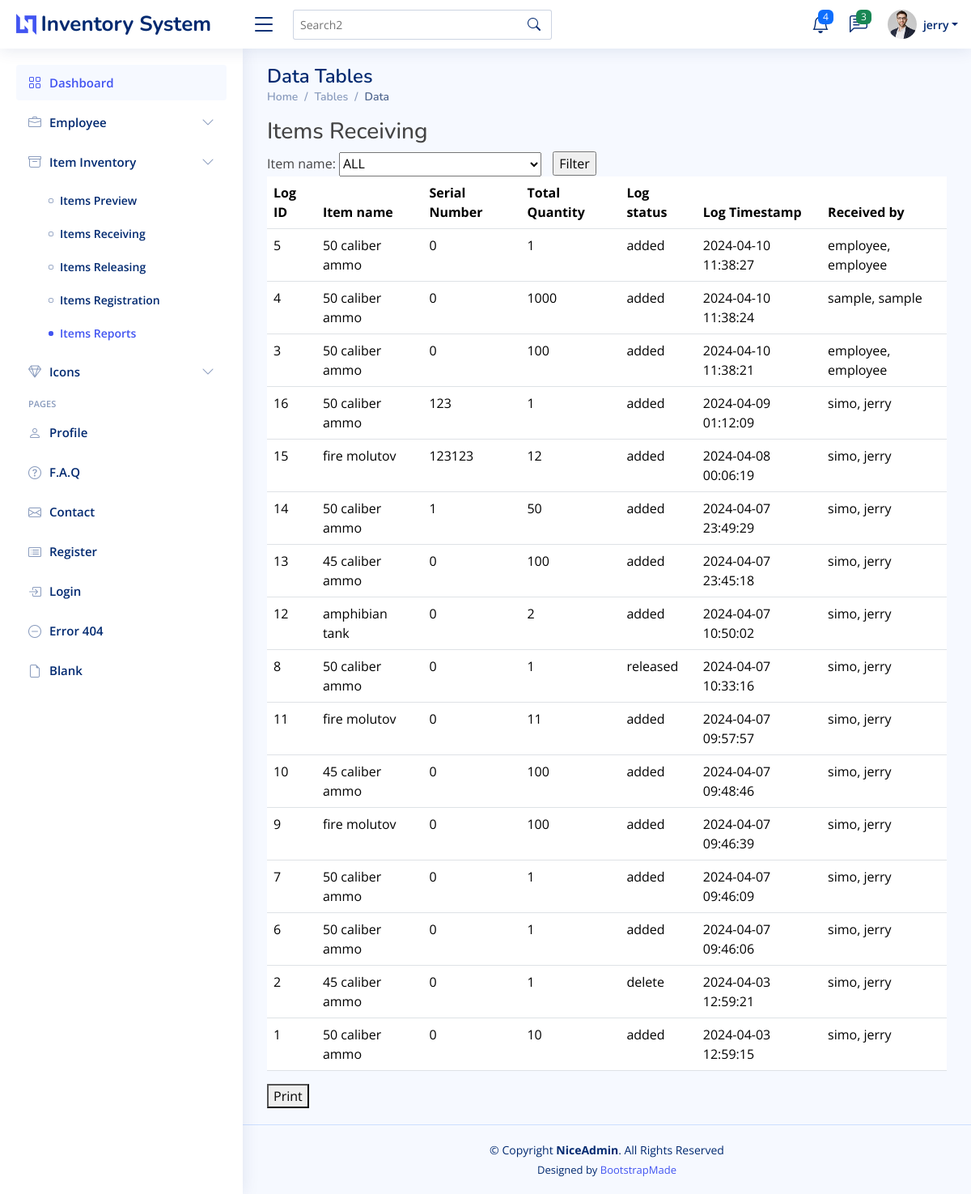
The app's page /index_admin.php?page=items_reports (signed in) with its own data.
### tables this page shows
CREATE TABLE `employee_list` (
  `employee_id` int(11) NOT NULL,
  `employee_fname` varchar(255) NOT NULL,
  `employee_lname` varchar(255) NOT NULL,
  `employee_mname` varchar(255) NOT NULL,
  `employee_username` varchar(255) NOT NULL,
  `employee_password` varchar(255) NOT NULL,
  `employee_roles` int(11) NOT NULL,
  `delete_status` int(11) NOT NULL,
  `employee_date_hired` date NOT NULL,
  `employee_email` varchar(255) NOT NULL,
  `employee_bday` date NOT NULL
);

CREATE TABLE `item_logs_timestamp` (
  `logs_timestamp_id` int(11) NOT NULL,
  `logs_timestamp` timestamp NOT NULL DEFAULT current_timestamp() ON UPDATE current_timestamp(),
  `item_id` int(11) NOT NULL,
  `logs_status_id` int(11) NOT NULL,
  `item_quantity` int(11) NOT NULL,
  `employee_id` int(11) NOT NULL,
  `item_serial_number` int(11) NOT NULL
);

CREATE TABLE `items_table` (
  `item_id` int(11) NOT NULL,
  `item_name` varchar(255) NOT NULL,
  `delete_status` int(11) NOT NULL,
  `item_create_timestamp` timestamp NOT NULL DEFAULT current_timestamp() ON UPDATE current_timestamp(),
  `employee_id` int(11) NOT NULL
);

CREATE TABLE `logs_status` (
  `log_status_id` int(11) NOT NULL,
  `log_status_name` varchar(50) NOT NULL
);

### api/items_reports.php (the view, shortened to what this page needs)
<?php
  include './class/delete.php';
  $item_name = '';
  $result = null;
  if (!empty($item_name)){
    $query = "SELECT i.logs_timestamp_id,
              i.logs_timestamp,
              it.item_name,
              i.item_serial_number,
              ls.log_status_name,
              i.item_quantity,
              el.employee_lname,
              el.employee_fname
            FROM item_logs_timestamp i
            INNER JOIN items_table it ON it.item_id=i.item_id
            INNER JOIN employee_list el ON el.employee_id=i.employee_id
            INNER JOIN logs_status ls ON ls.log_status_id=i.logs_status_id
            WHERE i.logs_timestamp_id>=1
            AND i.item_id = '$item_name'
            ORDER BY i.logs_timestamp DESC";
    $result = $mysqli->query($query) or die ($mysqli->error);
  } else {
    $query = "SELECT i.logs_timestamp_id,
              i.logs_timestamp,
              it.item_name,
              i.item_serial_number,
              ls.log_status_name,
              i.item_quantity,
              el.employee_lname,
              el.employee_fname
            FROM item_logs_timestamp i
            INNER JOIN items_table it ON it.item_id=i.item_id
            INNER JOIN employee_list el ON el.employee_id=i.employee_id
            INNER JOIN logs_status ls ON ls.log_status_id=i.logs_status_id
            WHERE i.logs_timestamp_id>=1
            ORDER BY i.logs_timestamp DESC";
    $result = $mysqli->query($query) or die ($mysqli->error);
  }
?>
<h3><i class="fa fa-angle-right"></i> Items Receiving</h3>
<form method="POST" action="index_admin.php?page=items_reports">
  <label for="violationDropdown">Item name:</label>
  <select style="width: 250px;height:30px;margin-right:10px;"  name="item_name_dropdown" id="item_name_dropdown">
    <option value="">ALL</option>
  </select>
  <input type="submit" name="btn_filter" value="Filter">
</form>
<table id="hidden-table-info" class="table datatable" name="btn_filter">
  <thead>
    <tr>
      <th>Log ID</th>
      <th>Item name</th>
      <th>Serial Number</th>
      <th>Total Quantity</th>
      <th>Log status</th>
      <th>Log Timestamp</th>
      <th>Received by</th>
    </tr>
  </thead>
  <tbody>
    <?php while ($row = $result->fetch_assoc()): ?>
      <tr class="gradeA">
        <td><?php echo $row['logs_timestamp_id'];?></td>
        <td><?php echo $row['item_name'];?></td>
        <td><?php echo $row['item_serial_number'];?></td>
        <td><?php echo $row['item_quantity'];?></td>
        <td><?php echo $row['log_status_name'];?></td>
        <td><?php echo $row['logs_timestamp'];?></td>
        <td><?php echo $row['employee_lname'].', '. $row['employee_fname'];?></td>
      </tr>
    <?php endwhile; ?>
  </tbody>
</table>
<button onclick="printTable()">Print</button>

### index_admin.php (shortened to what this page needs)
<?php
include './include/connection.php';
$loggedInUsername = $_SESSION['username'] ?? null;
$stmt = $mysqli->prepare("SELECT employee_fname, employee_roles, employee_id FROM employee_list WHERE employee_username = ?");
if ($stmt) {
    $stmt->bind_param("s", $loggedInUsername);
    $stmt->execute();
    $stmt->bind_result($userName, $userRole, $employee_id);
}
?>
<!DOCTYPE html>
<html lang="en">
<head>
  <link href="assets/vendor/bootstrap/css/bootstrap.min.css" rel="stylesheet">
  <link href="assets/vendor/bootstrap-icons/bootstrap-icons.css" rel="stylesheet">
  <link href="assets/vendor/boxicons/css/boxicons.min.css" rel="stylesheet">
  <link href="assets/vendor/quill/quill.snow.css" rel="stylesheet">
  <link href="assets/vendor/quill/quill.bubble.css" rel="stylesheet">
  <link href="assets/vendor/remixicon/remixicon.css" rel="stylesheet">
  <link href="assets/vendor/simple-datatables/style.css" rel="stylesheet">
  <link href="assets/css/modal.css" rel="stylesheet">
  <link href="assets/css/style.css" rel="stylesheet">
</head>
<body>
  <header id="header" class="header fixed-top d-flex align-items-center">
    <div class="d-flex align-items-center justify-content-between">
      <a href="index.html" class="logo d-flex align-items-center">
        <img src="assets/img/logo.png" alt="">
        <span class="d-none d-lg-block">Inventory System</span>
      </a>
      <i class="bi bi-list toggle-sidebar-btn"></i>
    </div>
    <div class="search-bar">
      <form class="search-form d-flex align-items-center" method="POST" action="#">
        <input type="text" name="query" placeholder="Search2" title="Enter search keyword">
        <button type="submit" title="Search"><i class="bi bi-search"></i></button>
      </form>
    </div>
    <nav class="header-nav ms-auto">
      <ul class="d-flex align-items-center">
        <li class="nav-item dropdown">
          <a class="nav-link nav-icon" href="#" data-bs-toggle="dropdown">
            <i class="bi bi-bell"></i>
            <span class="badge bg-primary badge-number">4</span>
          </a>
        </li>
        <li class="nav-item dropdown">
          <a class="nav-link nav-icon" href="#" data-bs-toggle="dropdown">
            <i class="bi bi-chat-left-text"></i>
            <span class="badge bg-success badge-number">3</span>
          </a>
        </li>
        <li class="nav-item dropdown pe-3">
          <a class="nav-link nav-profile d-flex align-items-center pe-0" href="#" data-bs-toggle="dropdown">
            <img src="assets/img/profile-img.jpg" alt="Profile" class="rounded-circle">
            <span class="d-none d-md-block dropdown-toggle ps-2"><?php echo isset($userName) ? $userName : 'Unknown User'; ?></span>
          </a>
        </li>
      </ul>
    </nav>
  </header>
  <aside id="sidebar" class="sidebar">
    <ul class="sidebar-nav" id="sidebar-nav">
      <li class="nav-item">
        <a class="nav-link <?php echo ($_GET['page'] ?? '') === 'admin_dashboard'  ? 'active' : ''; ?>" href="index_admin.php?page=admin_dashboard">
          <i class="bi bi-grid"></i>
          <span>Dashboard</span>
        </a>
      </li>
      <li class="nav-item">
        <a class="nav-link collapsed" data-bs-target="#violation-nav" data-bs-toggle="collapse" href="#">
          <i class="bi bi-briefcase"></i><span>Employee</span><i class="bi bi-chevron-down ms-auto"></i>
        </a>
      </li>
      <li class="nav-item">
        <a class="nav-link collapsed" data-bs-target="#charts-nav" data-bs-toggle="collapse" href="#">
          <i class="bi bi-archive"></i><span>Item Inventory</span><i class="bi bi-chevron-down ms-auto"></i>
        </a>
        <ul id="charts-nav" class="nav-content collapse <?php echo ($_GET['page'] ?? '') ==='items_prev' || ($_GET['page'] ?? '') ==='items_receiving' || ($_GET['page'] ?? '') ==='items_reg'|| ($_GET['page'] ?? '') ==='items_releasing' || ($_GET['page'] ?? '') ==='items_reports'? 'show' : ''; ?>" data-bs-parent="#sidebar-nav">
          <li>
            <a href="index_admin.php?page=items_prev" class="<?php echo ($_GET['page'] ?? '') === 'items_prev'  ? 'active' : ''; ?>">
              <i class="bi bi-circle"></i><span>Items Preview</span>
            </a>
          </li>
          <li>
            <a href="index_admin.php?page=items_receiving" class="<?php echo ($_GET['page'] ?? '') === 'items_receiving'  ? 'active' : ''; ?>">
              <i class="bi bi-circle"></i><span>Items Receiving</span>
            </a>
          </li>
          <li>
            <a href="index_admin.php?page=items_releasing" class="<?php echo ($_GET['page'] ?? '') === 'items_releasing'  ? 'active' : ''; ?>">
              <i class="bi bi-circle"></i><span>Items Releasing</span>
            </a>
          </li>
          <li>
            <a href="index_admin.php?page=items_reg" class="<?php echo ($_GET['page'] ?? '') === 'items_reg'  ? 'active' : ''; ?>">
              <i class="bi bi-circle"></i><span>Items Registration</span>
            </a>
          </li>
          <li>
            <a href="index_admin.php?page=items_reports" class="<?php echo ($_GET['page'] ?? '') === 'items_reports'  ? 'active' : ''; ?>">
              <i class="bi bi-circle"></i><span>Items Reports</span>
            </a>
          </li>
        </ul>
      </li>
      <li class="nav-item">
        <a class="nav-link collapsed" data-bs-target="#icons-nav" data-bs-toggle="collapse" href="#">
          <i class="bi bi-gem"></i><span>Icons</span><i class="bi bi-chevron-down ms-auto"></i>
        </a>
      </li>
      <li class="nav-heading">Pages</li>
      <li class="nav-item">
        <a class="nav-link collapsed" href="users-profile.html">
          <i class="bi bi-person"></i>
          <span>Profile</span>
        </a>
      </li>
      <li class="nav-item">
        <a class="nav-link collapsed" href="pages-faq.html">
          <i class="bi bi-question-circle"></i>
          <span>F.A.Q</span>
        </a>
      </li>
      <li class="nav-item">
        <a class="nav-link collapsed" href="pages-contact.html">
          <i class="bi bi-envelope"></i>
          <span>Contact</span>
        </a>
      </li>
      <li class="nav-item">
        <a class="nav-link collapsed" href="pages-register.html">
          <i class="bi bi-card-list"></i>
          <span>Register</span>
        </a>
      </li>
      <li class="nav-item">
        <a class="nav-link collapsed" href="pages-login.html">
          <i class="bi bi-box-arrow-in-right"></i>
          <span>Login</span>
        </a>
      </li>
      <li class="nav-item">
        <a class="nav-link collapsed" href="pages-error-404.html">
          <i class="bi bi-dash-circle"></i>
          <span>Error 404</span>
        </a>
      </li>
      <li class="nav-item">
        <a class="nav-link collapsed" href="pages-blank.html">
          <i class="bi bi-file-earmark"></i>
          <span>Blank</span>
        </a>
      </li>
    </ul>
  </aside>
  <main id="main" class="main">
    <div class="pagetitle">
      <h1>Data Tables</h1>
      <nav>
        <ol class="breadcrumb">
          <li class="breadcrumb-item"><a href="index.html">Home</a></li>
          <li class="breadcrumb-item">Tables</li>
          <li class="breadcrumb-item active">Data</li>
        </ol>
      </nav>
    </div>
    <section class="section">
               <?php
			include './include/connection.php';
      if (isset($_GET['page'])) {
        $page = $_GET['page'];
        switch ($page) {
                          case 'items_reports':
                            include 'api/items_reports.php';
                            break;
            }
          }
		?>
    </section>
  </main>
  <footer id="footer" class="footer">
    <div class="copyright">
      &copy; Copyright <strong><span>NiceAdmin</span></strong>. All Rights Reserved
    </div>
    <div class="credits">
      Designed by <a href="https://bootstrapmade.com/">BootstrapMade</a>
    </div>
  </footer>
</body>
</html>

### assets/css/style.css (style rules this page uses)
:root { scroll-behavior: smooth; }
body { font-family: "Open Sans", sans-serif; background: #f6f9ff; color: #444444; }
a { color: #4154f1; text-decoration: none; }
h1, h2, h3, h4, h5, h6 { font-family: "Nunito", sans-serif; }
#main { margin-top: 60px; padding: 20px 30px; transition: all 0.3s; }
.pagetitle { margin-bottom: 10px; }
.pagetitle h1 { font-size: 24px; margin-bottom: 0; font-weight: 600; color: #012970; }
.breadcrumb { font-size: 14px; font-family: "Nunito", sans-serif; color: #899bbd; font-weight: 600; }
.breadcrumb a { color: #899bbd; transition: 0.3s; }
.breadcrumb .breadcrumb-item::before { color: #899bbd; }
.breadcrumb .active { color: #51678f; font-weight: 600; }
.logo { line-height: 1; }
@media (min-width: 1200px) { .logo { width: 280px; } }
.logo img { max-height: 26px; margin-right: 6px; }
.logo span { font-size: 26px; font-weight: 700; color: #012970; font-family: "Nunito", sans-serif; }
.header { transition: all 0.5s; z-index: 997; height: 60px; box-shadow: 0px 2px 20px rgba(1, 41, 112, 0.1); background-color: #fff; padding-left: 20px; }
.header .toggle-sidebar-btn { font-size: 32px; padding-left: 10px; cursor: pointer; color: #012970; }
.header .search-bar { min-width: 360px; padding: 0 20px; }
.header .search-form { width: 100%; }
.header .search-form input { border: 0; font-size: 14px; color: #012970; border: 1px solid rgba(1, 41, 112, 0.2); padding: 7px 38px 7px 8px; border-radius: 3px; transition: 0.3s; width: 100%; }
.header .search-form button { border: 0; padding: 0; margin-left: -30px; background: none; }
.header .search-form button i { color: #012970; }
.header-nav ul { list-style: none; }
.header-nav>ul { margin: 0; padding: 0; }
.header-nav .nav-icon { font-size: 22px; color: #012970; margin-right: 25px; position: relative; }
.header-nav .nav-profile { color: #012970; }
.header-nav .nav-profile img { max-height: 36px; }
.header-nav .nav-profile span { font-size: 14px; font-weight: 600; }
.header-nav .badge-number { position: absolute; inset: -2px -5px auto auto; font-weight: normal; font-size: 12px; padding: 3px 6px; }
.sidebar { position: fixed; top: 60px; left: 0; bottom: 0; width: 300px; z-index: 996; transition: all 0.3s; padding: 20px; overflow-y: auto; scrollbar-width: thin; scrollbar-color: #aab7cf transparent; box-shadow: 0px 0px 20px rgba(1, 41, 112, 0.1); background-color: #fff; }
@media (min-width: 1200px) { #main, #footer { margin-left: 300px; } }
.sidebar-nav { padding: 0; margin: 0; list-style: none; }
.sidebar-nav li { padding: 0; margin: 0; list-style: none; }
.sidebar-nav .nav-item { margin-bottom: 5px; }
.sidebar-nav .nav-heading { font-size: 11px; text-transform: uppercase; color: #899bbd; font-weight: 600; margin: 10px 0 5px 15px; }
.sidebar-nav .nav-link { display: flex; align-items: center; font-size: 15px; font-weight: 600; color: #4154f1; transition: 0.3; background: #f6f9ff; padding: 10px 15px; border-radius: 4px; }
.sidebar-nav .nav-link i { font-size: 16px; margin-right: 10px; color: #4154f1; }
.sidebar-nav .nav-link.collapsed { color: #012970; background: #fff; }
.sidebar-nav .nav-link.collapsed i { color: #899bbd; }
.sidebar-nav .nav-link .bi-chevron-down { margin-right: 0; transition: transform 0.2s ease-in-out; }
.sidebar-nav .nav-content { padding: 5px 0 0 0; margin: 0; list-style: none; }
.sidebar-nav .nav-content a { display: flex; align-items: center; font-size: 14px; font-weight: 600; color: #012970; transition: 0.3; padding: 10px 0 10px 40px; transition: 0.3s; }
.sidebar-nav .nav-content a i { font-size: 6px; margin-right: 8px; line-height: 0; border-radius: 50%; }
.sidebar-nav .nav-content a:hover, .sidebar-nav .nav-content a.active { color: #4154f1; }
.sidebar-nav .nav-content a.active i { background-color: #4154f1; }
.footer { padding: 20px 0; font-size: 14px; transition: all 0.3s; border-top: 1px solid #cddfff; }
.footer .copyright { text-align: center; color: #012970; }
.footer .credits { padding-top: 5px; text-align: center; font-size: 13px; color: #012970; }

### records on screen
employee_list: employee_fname "jerry"
item_logs_timestamp: logs_timestamp_id "5", item.item_name "50 caliber ammo", item_serial_number "0", item_quantity "1", logs_status.log_status_name "added", logs_timestamp "2024-04-10 11:38:27", employee.employee_lname "employee", employee.employee_fname "employee"
item_logs_timestamp: logs_timestamp_id "4", item.item_name "50 caliber ammo", item_serial_number "0", item_quantity "1000", logs_status.log_status_name "added", logs_timestamp "2024-04-10 11:38:24", employee.employee_lname "sample", employee.employee_fname "sample"
item_logs_timestamp: logs_timestamp_id "3", item.item_name "50 caliber ammo", item_serial_number "0", item_quantity "100", logs_status.log_status_name "added", logs_timestamp "2024-04-10 11:38:21", employee.employee_lname "employee", employee.employee_fname "employee"
item_logs_timestamp: logs_timestamp_id "16", item.item_name "50 caliber ammo", item_serial_number "123", item_quantity "1", logs_status.log_status_name "added", logs_timestamp "2024-04-09 01:12:09", employee.employee_lname "simo", employee.employee_fname "jerry"
item_logs_timestamp: logs_timestamp_id "15", item.item_name "fire molutov", item_serial_number "123123", item_quantity "12", logs_status.log_status_name "added", logs_timestamp "2024-04-08 00:06:19", employee.employee_lname "simo", employee.employee_fname "jerry"
item_logs_timestamp: logs_timestamp_id "14", item.item_name "50 caliber ammo", item_serial_number "1", item_quantity "50", logs_status.log_status_name "added", logs_timestamp "2024-04-07 23:49:29", employee.employee_lname "simo", employee.employee_fname "jerry"
item_logs_timestamp: logs_timestamp_id "13", item.item_name "45 caliber ammo", item_serial_number "0", item_quantity "100", logs_status.log_status_name "added", logs_timestamp "2024-04-07 23:45:18", employee.employee_lname "simo", employee.employee_fname "jerry"
item_logs_timestamp: logs_timestamp_id "12", item.item_name "amphibian tank", item_serial_number "0", item_quantity "2", logs_status.log_status_name "added", logs_timestamp "2024-04-07 10:50:02", employee.employee_lname "simo", employee.employee_fname "jerry"
item_logs_timestamp: logs_timestamp_id "8", item.item_name "50 caliber ammo", item_serial_number "0", item_quantity "1", logs_status.log_status_name "released", logs_timestamp "2024-04-07 10:33:16", employee.employee_lname "simo", employee.employee_fname "jerry"
item_logs_timestamp: logs_timestamp_id "11", item.item_name "fire molutov", item_serial_number "0", item_quantity "11", logs_status.log_status_name "added", logs_timestamp "2024-04-07 09:57:57", employee.employee_lname "simo", employee.employee_fname "jerry"
item_logs_timestamp: logs_timestamp_id "10", item.item_name "45 caliber ammo", item_serial_number "0", item_quantity "100", logs_status.log_status_name "added", logs_timestamp "2024-04-07 09:48:46", employee.employee_lname "simo", employee.employee_fname "jerry"
item_logs_timestamp: logs_timestamp_id "9", item.item_name "fire molutov", item_serial_number "0", item_quantity "100", logs_status.log_status_name "added", logs_timestamp "2024-04-07 09:46:39", employee.employee_lname "simo", employee.employee_fname "jerry"
item_logs_timestamp: logs_timestamp_id "7", item.item_name "50 caliber ammo", item_serial_number "0", item_quantity "1", logs_status.log_status_name "added", logs_timestamp "2024-04-07 09:46:09", employee.employee_lname "simo", employee.employee_fname "jerry"
item_logs_timestamp: logs_timestamp_id "6", item.item_name "50 caliber ammo", item_serial_number "0", item_quantity "1", logs_status.log_status_name "added", logs_timestamp "2024-04-07 09:46:06", employee.employee_lname "simo", employee.employee_fname "jerry"
item_logs_timestamp: logs_timestamp_id "2", item.item_name "45 caliber ammo", item_serial_number "0", item_quantity "1", logs_status.log_status_name "delete", logs_timestamp "2024-04-03 12:59:21", employee.employee_lname "simo", employee.employee_fname "jerry"
item_logs_timestamp: logs_timestamp_id "1", item.item_name "50 caliber ammo", item_serial_number "0", item_quantity "10", logs_status.log_status_name "added", logs_timestamp "2024-04-03 12:59:15", employee.employee_lname "simo", employee.employee_fname "jerry"
